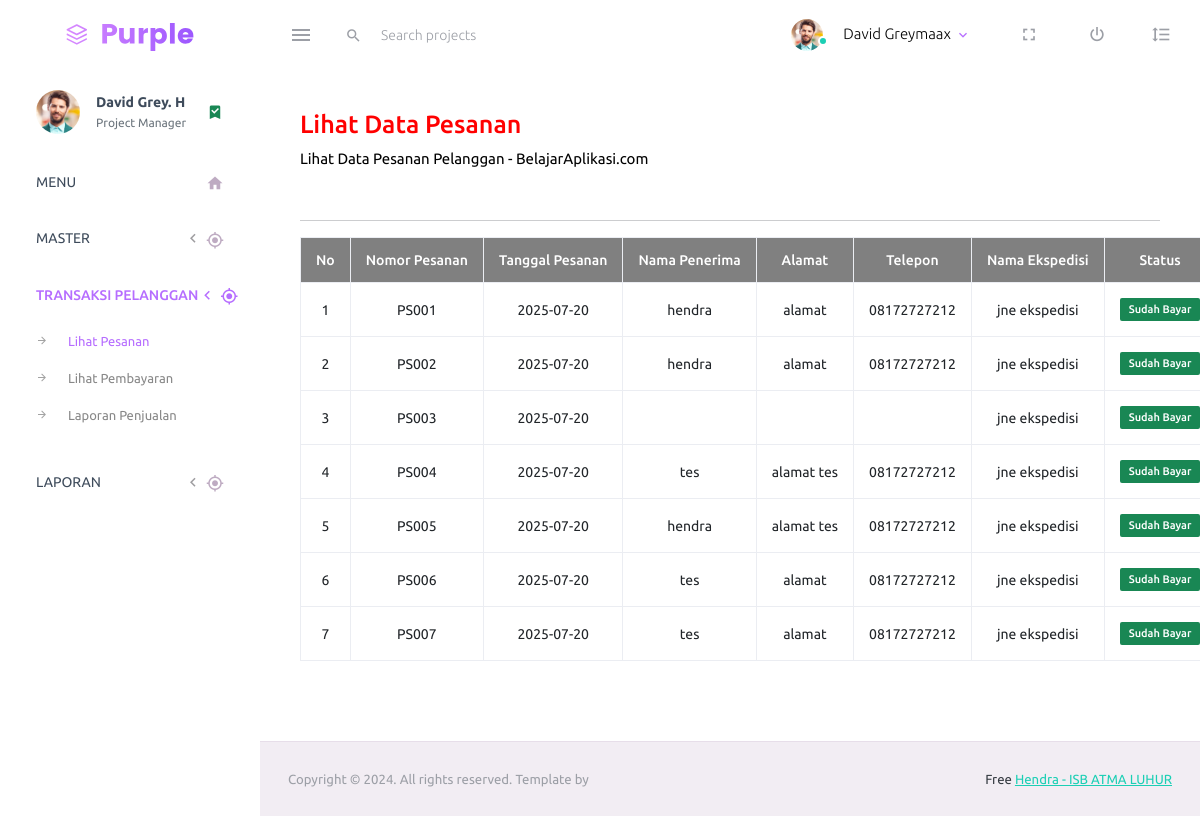
The page /admin/index.php/pesanan on the database its author committed.
### tables this page shows
CREATE TABLE pesanan (
    no_pesanan VARCHAR(10) PRIMARY KEY,
    tanggal_pesanan DATE NOT NULL,
    nama VARCHAR(50) NOT NULL,
    alamat VARCHAR(100) NOT NULL,
    telp VARCHAR(15) NOT NULL,
    status VARCHAR(50) NOT NULL,
	kd_ekspedisi VARCHAR(10) NOT NULL,
	kd_pelanggan INT(3) NOT NULL,
    FOREIGN KEY (kd_ekspedisi) REFERENCES ekspedisi(kd_ekspedisi),
	FOREIGN KEY (kd_pelanggan) REFERENCES pelanggan(kd_pelanggan)
);

CREATE TABLE ekspedisi (
    kd_ekspedisi VARCHAR(10) PRIMARY KEY,
    nama_ekspedisi VARCHAR(50) NOT NULL,
    tujuan VARCHAR(50) NOT NULL,
    ongkir INT(8) NOT NULL
);

### admin/application/views/layout/konten.php (called while the page is built)
<?php
	if ($isi) {
		$this->load->view($isi);
	}
?>

### admin/application/views/layout/wrapper.php (called while the page is built)
<?php
	require_once('header.php');
	require_once('menu.php');
	require_once('konten.php');
	require_once('footer.php');
?>

### admin/application/controllers/Pesanan.php (called while the page is built, shortened)
<?php
	class Pesanan extends CI_Controller {
		public function __construct() {
			$this->load->model('Pesanan_model');
			$this->load->model('General_model');
			$this->load->model('Pelanggan_model');
			$this->load->model('Barang_model');
		}
		function index() {
			$query = $this->Pesanan_model->data_pesanan();
			$data = array(
				'title' => 'Halaman Dashboard Administrator E-Commerce',
				'isi' => 'pesanan/pesanan_view',
				'data' => $query
			);
			$this->load->view('layout/wrapper', $data);
		}
	}
?>

### admin/index.php (called while the page is built, shortened)
<?php
require_once BASEPATH.'core/CodeIgniter.php';

### admin/application/models/Pesanan_model.php (called while the page is built, shortened)
<?php
class Pesanan_model extends CI_Model {
	public function data_pesanan() {
		$query = $this->db->query("select * from pesanan,pelanggan,ekspedisi where pesanan.kd_pelanggan = pelanggan.kd_pelanggan and pesanan.kd_ekspedisi = ekspedisi.kd_ekspedisi");
		if($query->num_rows() > 0) {
			return $query->result();
		}
	}
}
?>

### admin/application/views/pesanan/pesanan_view.php (the view, shortened to what this page needs)
<div class="row">
	<div class="col-12 grid-margin">
		<div class="card">
			<div class="card-body">
				<h3 align="left" style="color:red;">Lihat Data Pesanan<br /></h3>
				<p align="left" style="color:black;">Lihat Data Pesanan Pelanggan - BelajarAplikasi.com<br /></p><br />
				<hr>
				<table id="tabel-akademik" class="table table-bordered border=" 1">
					<thead>
						<tr class="warning" align="center" style="background: grey;color:white;font-weight: bold;">
							<th scope="col">No</th>
							<th scope="col">Nomor Pesanan</th>
							<th scope="col">Tanggal Pesanan</th>
							<th scope="col">Nama Penerima</th>
							<th scope="col">Alamat</th>
							<th scope="col">Telepon</th>
							<th scope="col">Nama Ekspedisi</th>
							<th scope="col">Status</th>
						</tr>
					</thead>
					<tbody>
						<?php
							$no = 1;
							if (isset($data)) {
								foreach ($data as $list) { ?>
									<tr class="active" align="center">
										<td><?php echo $no; ?></td>
										<td><?php echo $list->no_pesanan; ?></td>
										<td><?php echo $list->tanggal_pesanan; ?></td>
										<td><?php echo $list->nama; ?></td>
										<td><?php echo $list->alamat; ?></td>
										<td><?php echo $list->telp; ?></td>
										<td><?php echo $list->nama_ekspedisi; ?></td>
										<td><span class="badge bg-success"><?php echo $list->status; ?></span></td>
									</tr>
									<?php $no++;
								}
							}
							?>
					</tbody>
				</table>
			</div>
		</div>
	</div>
</div>

### rows shown on the page
pesanan: no_pesanan "PS001", tanggal_pesanan "2025-07-20", nama "hendra", alamat "alamat", telp "08172727212", kd_ekspedisi.nama_ekspedisi "jne ekspedisi", status "Sudah Bayar"
pesanan: no_pesanan "PS002", tanggal_pesanan "2025-07-20", nama "hendra", alamat "alamat", telp "08172727212", kd_ekspedisi.nama_ekspedisi "jne ekspedisi", status "Sudah Bayar"
pesanan: no_pesanan "PS003", tanggal_pesanan "2025-07-20", kd_ekspedisi.nama_ekspedisi "jne ekspedisi", status "Sudah Bayar"
pesanan: no_pesanan "PS004", tanggal_pesanan "2025-07-20", nama "tes", alamat "alamat tes", telp "08172727212", kd_ekspedisi.nama_ekspedisi "jne ekspedisi", status "Sudah Bayar"
pesanan: no_pesanan "PS005", tanggal_pesanan "2025-07-20", nama "hendra", alamat "alamat tes", telp "08172727212", kd_ekspedisi.nama_ekspedisi "jne ekspedisi", status "Sudah Bayar"
pesanan: no_pesanan "PS006", tanggal_pesanan "2025-07-20", nama "tes", alamat "alamat", telp "08172727212", kd_ekspedisi.nama_ekspedisi "jne ekspedisi", status "Sudah Bayar"
pesanan: no_pesanan "PS007", tanggal_pesanan "2025-07-20", nama "tes", alamat "alamat", telp "08172727212", kd_ekspedisi.nama_ekspedisi "jne ekspedisi", status "Sudah Bayar"
